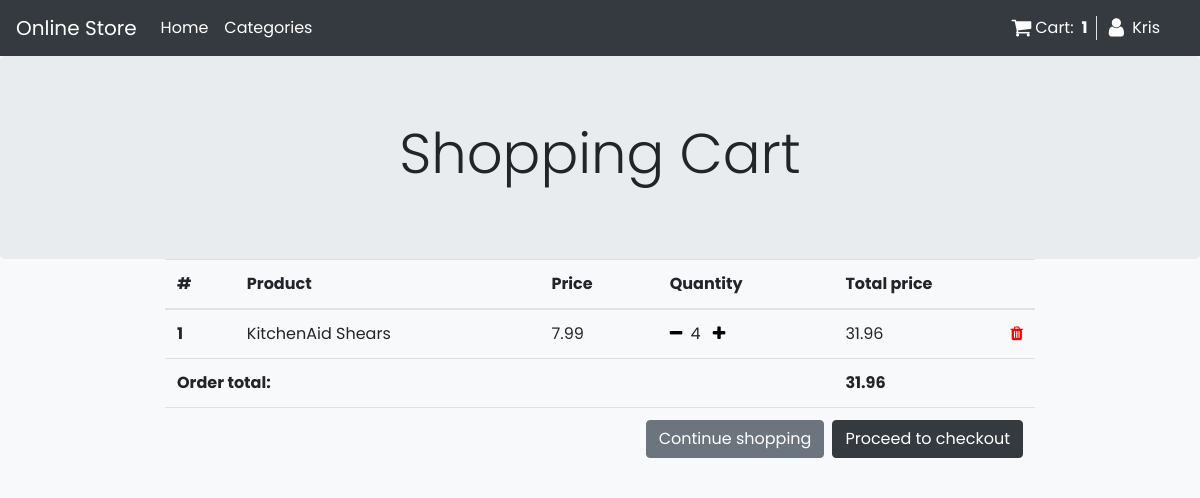
Page /shopping_cart (signed in) on the earlier database version.
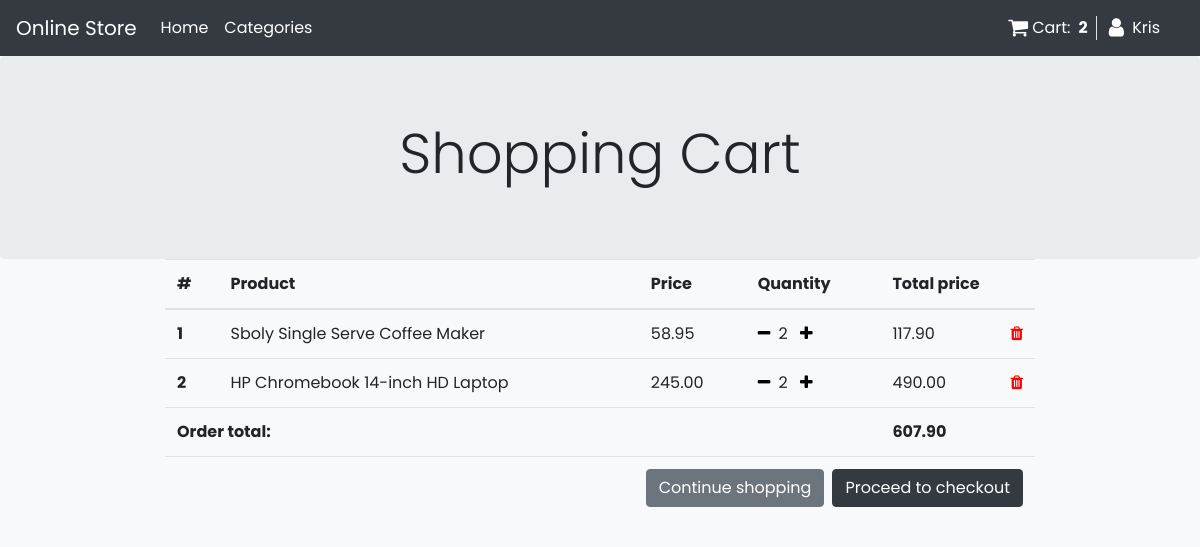
Same page on the later database version.
### my_store/models.py (models this page shows, shortened)
class Order(models.Model):
    user = models.ForeignKey(User, on_delete=models.CASCADE)
    items = models.ManyToManyField(OrderItem)
    ordered = models.BooleanField(default=False)
    billing_address = models.ForeignKey('BillingAddress', on_delete=models.SET_NULL, blank=True, null=True)
    shipping_address = models.ForeignKey('ShippingAddress', on_delete=models.SET_NULL, blank=True, null=True)
    start_date = models.DateTimeField(auto_now_add=True)
    ordered_date = models.DateTimeField()
    def get_total(self):
        total = 0
        for order_item in self.items.all():
            total = total + order_item.get_total_price()
        return total

class OrderItem(models.Model):
    user = models.ForeignKey(User, on_delete=models.CASCADE)
    item = models.ForeignKey(Product, on_delete=models.CASCADE)
    quantity = models.IntegerField(default=1)
    ordered = models.BooleanField(default=False)
    def get_total_price(self):
        return self.item.price * self.quantity

class Product(models.Model):
    name = models.CharField(max_length=120)
    in_stock = models.IntegerField(null=True, blank=True)
    price = models.DecimalField(max_digits=10, decimal_places=2)
    description = models.TextField(blank=True, null=True)
    image = models.ImageField(blank=True, null=True)
    brand = models.CharField(max_length=50, blank=True, null=True)
    category = models.ForeignKey(
        'Category',
        on_delete=models.DO_NOTHING,
    )

### my_store/views.py (the view)
# urls.py: path('shopping_cart', views.ShoppingCart.as_view(), name='shopping_cart'),
class ShoppingCart(LoginRequiredMixin, View):
    def get(self, *args, **kwargs):
        try:
            order = Order.objects.get(user=self.request.user, ordered=False)
            context = {
                'order': order
            }
            return render(self.request, 'shopping_cart.html', context)
        except ObjectDoesNotExist:
            messages.error(self.request, 'You dont have an order')
            return render(self.request, 'shopping_cart.html', {})

### my_store/templatetags/cart_template_tag.py (called while the page is built)
@register.filter
def cart_item_count(user):
    if user.is_authenticated:
        qs = Order.objects.filter(user=user, ordered=False)
        if qs.exists():
            return qs[0].items.count()
    return 0

### my_store/templates/shopping_cart.html (shortened to what this page needs)
{% extends 'base.html' %}
{% block header %}Shopping Cart {% endblock %}
{% block content %}
<div class="container-fluid">
    <div class="row justify-content-center">
        <div class="col-lg-9">
            <table class="table">
                <thead>
                <tr>
                    <th scope="col">#</th>
                    <th scope="col">Product</th>
                    <th scope="col">Price</th>
                    <th scope="col">Quantity</th>
                    <th scope="col">Total price</th>
                </tr>
                </thead>
                <tbody>
                {% for order_item in order.items.all %}
                <tr>
                    <th scope="row">{{ forloop.counter }}</th>
                    <td>{{ order_item.item.name }}</td>
                    <td>{{ order_item.item.price }}</td>
                    <td>
                        <a href="{% url 'remove_single_item_from_cart' order_item.item.pk %}"><i class="fa fa-minus mr-1" style="color: black;" aria-hidden="true"></i></a>
                        {{ order_item.quantity }}
                        <a href="{% url 'add_single_item_to_cart' order_item.item.pk %}"><i class="fa fa-plus ml-2" style="color: black;" aria-hidden="true"></i></a>
                    </td>
                    <td>{{ order_item.get_total_price }}<a class="float-right" href="{% url 'remove_from_cart' order_item.item.pk %}"><i class="fa fa-trash" style="color: red;" aria-hidden="true"></i></a></td>
                </tr>
                {% endfor %}
                {% if order.get_total %}
                <tr>
                    <td colspan="4" class="font-weight-bold">Order total:</td>
                    <td class="font-weight-bold">{{order.get_total}}</td>
                </tr>
                <tr>
                    <td colspan="5">
                        <a class="btn btn-dark float-right ml-2" href="{% url 'payment' %}">Proceed to checkout</a>
                        <a class="btn btn-secondary float-right" href="{% url 'products' %}">Continue shopping</a>
                    </td>
                </tr>
                {% endif %}
                </tbody>
            </table>
        </div>
    </div>
</div>
{% endblock %}

### my_store/templates/base.html (shortened to what this page needs)
<!DOCTYPE html>
<html lang="en">
{% load static %}
{% load cart_template_tag %}
<head>
    <link rel="stylesheet" href="https://cdn.jsdelivr.net/npm/bootstrap@4.6.0/dist/css/bootstrap.min.css">
    <link rel="stylesheet" href="https://cdnjs.cloudflare.com/ajax/libs/font-awesome/4.7.0/css/font-awesome.min.css">
    <link rel="stylesheet" href="{% static 'my_store/css/stylesheet.css' %}">
</head>
<nav class="navbar navbar-expand-lg navbar-dark bg-dark">
    <a class="navbar-brand" href="{% url 'products' %}">Online Store</a>
    <div class="navbar-collapse collapse" id="navbarSupportedContent">
        <ul class="navbar-nav ">
            <li class="nav-item active">
                <a class="nav-link " href="{% url 'products' %}">Home <span class="sr-only">(current)</span></a>
            </li>
        </ul>
        <ul class="navbar-nav mr-auto">
            <li class="nav-item dropdown">
                <a class="nav-link active" href="#" id="navbarDropdown" role="button" data-toggle="dropdown" aria-haspopup="true" aria-expanded="false">
                    Categories
                </a>
            </li>
        </ul>
        <ul class="navbar-nav ">
            <li class="nav-item ">
                <div class="border-right">
                    <a class="text-white mr-2" href="{% url 'shopping_cart' %}">
                     <i class="fa fa-shopping-cart fa-lg mr-1 " aria-hidden="true"></i>Cart:
                        <div class="font-weight-bold float-right mr-2">
                            {{ request.user | cart_item_count }}
                        </div>
                    </a>
                </div>
            </li>
        </ul>
        {% if user.is_authenticated %}
        <ul class="navbar-nav">
            <li class="nav-item dropdown  ml-1">
                <a class="nav-link text-white" href="#" id="UserDropdown" role="button" data-toggle="dropdown">
                    <i class="fa fa-user fa-lg mr-1" aria-hidden="true"></i>
                    {{ user | title }}
                </a>
            </li>
        </ul>
        {% endif %}
    </div>
</nav>
<div class="jumbotron mb-0 " style="text-align: center;">
        <div class="container">
            <h1 class="display-4">
                {% block header %}{% endblock %}
            </h1>
        </div>
</div>
<body class="bg-light" style="">
{% block content %}
{% endblock %}
</body>
</body>
</html>

### my_store/templates/base.html (style rules this page uses)
body { font-family: 'Poppins', sans-serif; }

Differences in the rows shown:
removed OrderItem: item.name "KitchenAid Shears", item.price "7.99", quantity "4", get_total_price "31.96"
now on this page (row edited): OrderItem: item.name "Sboly Single Serve Coffee Maker", item.price "58.95", quantity "2", get_total_price "117.90"
now on this page (row unchanged): OrderItem: item.name "HP Chromebook 14-inch HD Laptop", item.price "245.00", quantity "2", get_total_price "490.00"
changed Order: get_total "31.96" → "607.90"
Other differences:
{{ request.user | cart_item_count }}: "1" → "2"
